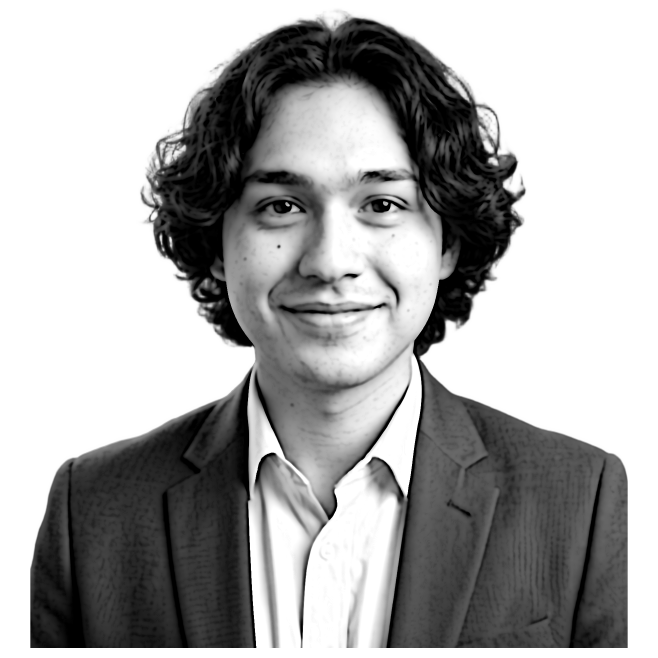
#> input picture source-prepped.png, 1973 x 1973 px (shown at 1/3 size)
$ python make_ascii_svg.py
#> lines starting #> are read from the running program, lines starting #| are printed output that depends on the picture
#!/usr/bin/env python3
"""
Convert a portrait photo into a clean, monochrome ASCII-art SVG that types itself
in like a terminal, then holds.

Hardened with html.escape for character safety, UTF-8 file operations,
and parameterized username/whoami titles.

Usage: python scripts/make_ascii_svg.py [source-prepped.png] [output.svg]
"""
import html
import os
import sys
from typing import Any, Optional
from PIL import Image, ImageEnhance

HERE = os.path.dirname(os.path.abspath(__file__))
DEFAULT_SRC = os.path.join(HERE, "..", "source-prepped.png")
DEFAULT_OUT = os.path.join(HERE, "..", "avi-ascii.svg")

RAMP = " .`:-=+*cs#%@"


def render_ascii_svg(
    img_or_path: Any,
    cols: int = 180,
    username: Optional[str] = None,
    full_name: Optional[str] = None,
    static: bool = False,
) -> str:
    """Render monochromatic ASCII portrait SVG from image or image path."""
#> called with img_or_path = 'scripts/../source-prepped.png', cols = 180, static = False
    user = username or os.environ.get("GH_PROFILE_USER", "JuniorCorzo")
    name = full_name or os.environ.get("GH_PROFILE_NAME", "Junior Corzo")

    if isinstance(img_or_path, str):
        if not os.path.exists(img_or_path):
            raise FileNotFoundError(f"Source image not found: {img_or_path}")
        im = Image.open(img_or_path).convert("L")
#> im is the input picture: PIL image 1973x1973 L; min 0, max 255, mean 170.5
    elif isinstance(img_or_path, Image.Image):
        im = img_or_path.convert("L")
    else:
        raise ValueError("img_or_path must be a file path or PIL.Image instance")

    ART_W_TARGET = 800
    CELL_W = ART_W_TARGET / cols
    CELL_H = CELL_W * 15 / 8
    ROWS = round(cols * 8 / 15)

    CONTRAST = 1.05
    BRIGHTNESS = 1.0
    GAMMA = 1.18
    WHITE_FLOOR = 0.80

    PAD = 20
    TITLEBAR_H = 30
    STATUS_H = 30
    ART_W = cols * CELL_W
    ART_H = ROWS * CELL_H
    CANVAS_W = ART_W + PAD * 2
    CANVAS_H = TITLEBAR_H + ART_H + STATUS_H + PAD

    BG = "#0d1117"
    BG2 = "#111722"
    FRAME = "#30363d"
    TITLE_TEXT = "#7d8590"
    INK = "#c9d1d9"
    CURSOR = "#c9d1d9"

    ROW_DUR = 5.8 / ROWS if ROWS > 0 else 0.1
    STAGGER = ROW_DUR

    im = ImageEnhance.Brightness(im).enhance(BRIGHTNESS)
    im = ImageEnhance.Contrast(im).enhance(CONTRAST)
    im = im.resize((cols, ROWS), Image.LANCZOS)
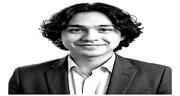
#> im: PIL image 180x96 L; min 0, max 255, mean 168.5
    px = im.load()

    rows_txt = []
    for y in range(ROWS):
        chars = []
        for x in range(cols):
            lum = px[x, y] / 255.0
            lum = pow(lum, GAMMA)
            if lum >= WHITE_FLOOR:
                chars.append(" ")
                continue
            idx = int((1.0 - lum) * (len(RAMP) - 1) + 0.5)
            idx = max(0, min(len(RAMP) - 1, idx))
            chars.append(RAMP[idx])
        rows_txt.append("".join(chars))
#> after the loop, rows_txt = 96 items

    art_top = TITLEBAR_H + PAD * 0.35

    parts = [
        f'<svg xmlns="http://www.w3.org/2000/svg" width="{CANVAS_W}" height="{CANVAS_H}" '
        f'viewBox="0 0 {CANVAS_W} {CANVAS_H}" font-family="ui-monospace, SFMono-Regular, Menlo, Consolas, monospace">',
        "<defs>",
        f'<linearGradient id="bg" x1="0" y1="0" x2="0" y2="1">',
        f'<stop offset="0" stop-color="{BG2}"/><stop offset="1" stop-color="{BG}"/>',
        "</linearGradient></defs>",
        f'<rect width="{CANVAS_W}" height="{CANVAS_H}" rx="12" fill="url(#bg)"/>',
        f'<rect x="0.5" y="0.5" width="{CANVAS_W-1}" height="{CANVAS_H-1}" rx="12" fill="none" stroke="{FRAME}" stroke-width="1"/>',
        f'<line x1="0" y1="{TITLEBAR_H}" x2="{CANVAS_W}" y2="{TITLEBAR_H}" stroke="{FRAME}"/>',
    ]

    for i, dotcol in enumerate(["#ff5f56", "#ffbd2e", "#27c93f"]):
        parts.append(f'<circle cx="{PAD + i*16}" cy="{TITLEBAR_H/2}" r="5" fill="{dotcol}"/>')
    parts.append(
        f'<text x="{CANVAS_W/2}" y="{TITLEBAR_H/2 + 4}" fill="{TITLE_TEXT}" font-size="12" '
        f'text-anchor="middle">{user}@github: ~$ ./portrait.sh</text>'
    )

    font_size = CELL_H * 0.86
    for ry, line in enumerate(rows_txt):
        y = art_top + ry * CELL_H + CELL_H * 0.74
        row_y = art_top + ry * CELL_H
        delay = ry * STAGGER
        safe = html.escape(line)
        text = (
            f'<text xml:space="preserve" x="{PAD}" y="{y:.1f}" fill="{INK}" '
            f'font-size="{font_size:.1f}" textLength="{ART_W}" lengthAdjust="spacing">{safe}</text>'
        )

        if static:
            parts.append(text)
            continue

        parts.append(
            f'<clipPath id="r{ry}"><rect x="{PAD}" y="{row_y:.1f}" height="{CELL_H}" width="0">'
            f'<animate attributeName="width" from="0" to="{ART_W}" begin="{delay:.3f}s" '
            f'dur="{ROW_DUR:.2f}s" fill="freeze"/></rect></clipPath>'
        )
        parts.append(f'<g clip-path="url(#r{ry})">{text}</g>')
        parts.append(
            f'<rect y="{row_y+1:.1f}" width="{CELL_W}" height="{CELL_H-2}" fill="{CURSOR}" opacity="0">'
            f'<animate attributeName="x" from="{PAD}" to="{PAD+ART_W}" begin="{delay:.3f}s" '
            f'dur="{ROW_DUR:.2f}s" fill="freeze"/>'
            f'<set attributeName="opacity" to="0.85" begin="{delay:.3f}s"/>'
            f'<set attributeName="opacity" to="0" begin="{delay+ROW_DUR:.3f}s"/></rect>'
        )
#> this loop made 96 passes
#> (y, row_y, delay) on passes 1 to 12: (43.17, 37, 0), (51.5, 45.33, 0.0604), (59.83, 53.67, 0.121), (68.17, 62, 0.181), (76.5, 70.33, 0.242), (84.83, 78.67, 0.302), (93.17, 87, 0.362), (101.5, 95.33, 0.423), (109.8, 103.7, 0.483), (118.2, 112, 0.544), (126.5, 120.3, 0.604), (134.8, 128.7, 0.665)
#> after the loop, parts = 300 items

    status_line_y = TITLEBAR_H + ART_H + PAD * 0.35
    status_y = status_line_y + 19
    parts.append(f'<line x1="0" y1="{status_line_y:.1f}" x2="{CANVAS_W}" y2="{status_line_y:.1f}" stroke="{FRAME}"/>')
    parts.append(
        f'<text x="{PAD}" y="{status_y:.1f}" fill="{TITLE_TEXT}" font-size="13">'
        f'{user}@github:~$ whoami <tspan fill="{INK}">{name}</tspan></text>'
    )
    prompt_str = f"{user}@github:~$ whoami {name} "
    status_chars = len(prompt_str)
    parts.append(
        f'<rect x="{PAD + status_chars * 13 * 0.6:.1f}" y="{status_y-12:.1f}" width="8" height="14" fill="{INK}">'
        f'<animate attributeName="opacity" values="1;1;0;0" keyTimes="0;0.5;0.51;1" '
        f'dur="1s" repeatCount="indefinite"/></rect>'
    )

    parts.append("</svg>")
    return "".join(parts)


if __name__ == "__main__":
    src = sys.argv[1] if len(sys.argv) > 1 else DEFAULT_SRC
    out = sys.argv[2] if len(sys.argv) > 2 else DEFAULT_OUT
    cols_env = int(os.environ.get("COLS", 180))
    is_static = bool(os.environ.get("STATIC"))

    svg_res = render_ascii_svg(src, cols=cols_env, static=is_static)
    os.makedirs(os.path.dirname(os.path.abspath(out)), exist_ok=True)
    with open(out, "w", encoding="utf-8") as f:
        f.write(svg_res)
    print(f"Wrote {out}: {len(svg_res)} bytes")
#| Wrote scripts/../avi-ascii.svg: 80158 bytes

$ run again, with source-photo.jpg saved as source-prepped.png
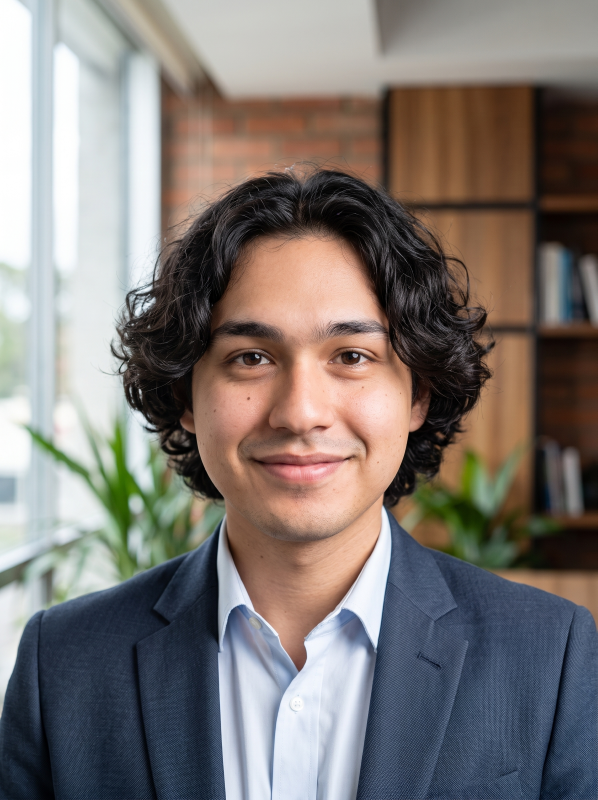
#> input picture source-photo.jpg, 1792 x 2400 px (shown at 1/3 size)
#> in render_ascii_svg, `im = Image.open(img_or_path).convert("L")`:
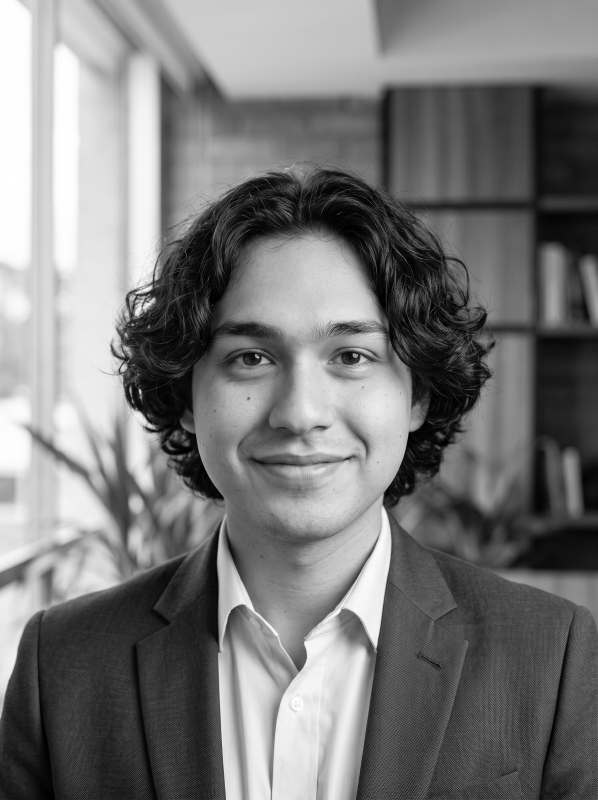
#> im: PIL image 1792x2400 L (shown at 1/3 size); min 0, max 255, mean 121.1
#> in render_ascii_svg, `im = im.resize((cols, ROWS), Image.LANCZOS)`:
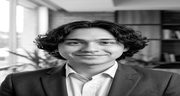
#> im: PIL image 180x96 L; min 0, max 255, mean 120.5
#> after the loop in render_ascii_svg, `for y in range(ROWS):`: rows_txt = 96 items
#> the loop in render_ascii_svg, `for ry, line in enumerate(rows_txt):` made 96 passes
#> (y, row_y, delay) on passes 1 to 8: (43.17, 37, 0), (51.5, 45.33, 0.0604), (59.83, 53.67, 0.121), (68.17, 62, 0.181), (76.5, 70.33, 0.242), (84.83, 78.67, 0.302), (93.17, 87, 0.362), (101.5, 95.33, 0.423)
#> after the loop in render_ascii_svg, `for ry, line in enumerate(rows_txt):`: parts = 300 items
#| Wrote scripts/../avi-ascii.svg: 80158 bytes
